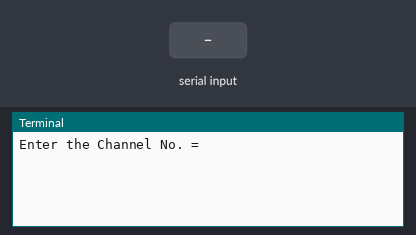
A program run on a simulated Raspberry Pi (BCM pin numbers). On the bench: the last lines printed to the terminal. The inputs (shaded band) are chosen by the test bench. Library files of the repository ran but are not shown: ADS1115.py.

Above: at 1.2 s.
1.3 s: "1" typed at the terminal
At 2.0 s:
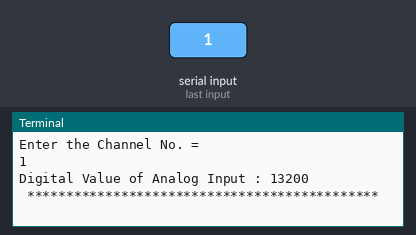
2.9 s: "0" typed at the terminal
At 3.7 s:
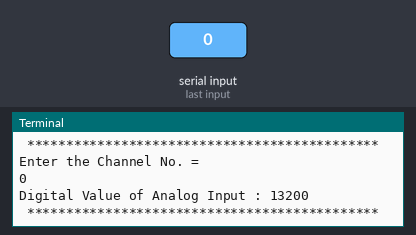
4.4 s: "2" typed at the terminal
At 6.2 s:
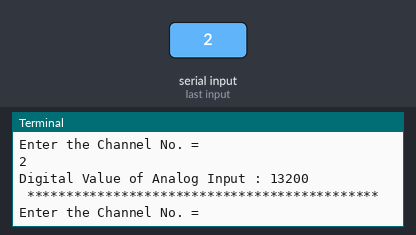

Measured:
- after the input at 1.3 s, the terminal: prints a new line at once (image 1)
- after the input at 2.9 s, the terminal: prints a new line at once (image 2)
- after the input at 4.4 s, the terminal: prints a new line at once (image 3)

The program:

Example_SingleEnded.py
```python
# (licence header left out)
import time

from ADS1115 import ADS1115
ads1115 = ADS1115()

while True :
	ads1115.set_channel()
	ads1115.config_single_ended()
	time.sleep(0.1)
	adc = ads1115.read_adc()
	print "Digital Value of Analog Input : %d "%(adc['r'])
	print " ********************************************* "
	time.sleep(0.8)
```
